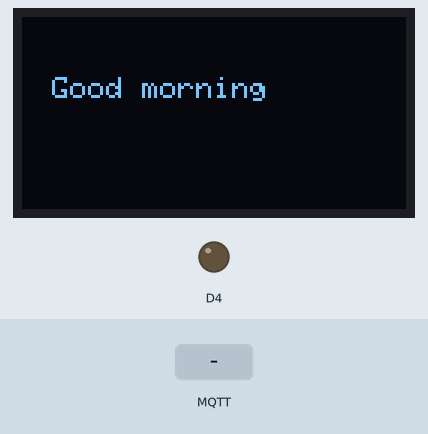
Recording of a sketch running on a simulated ESP8266 (NodeMCU). On the bench: 128×64 one-colour display, output pins drawn as LEDs (lit = HIGH). The inputs (shaded band) are chosen by the test bench. WiFi joins after 1.5 s; servers stay silent unless stated; no MQTT or app messages arrive unless stated; what the sketch prints to the serial monitor is not drawn.

Above: at 2.8 s.
2.9 s: MQTT message "hi" arrives on the first subscribed topic
At 4.0 s:
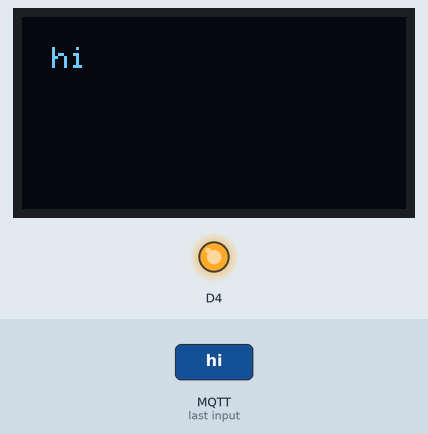
4.4 s: MQTT message "hlo" arrives on the first subscribed topic
At 5.0 s:
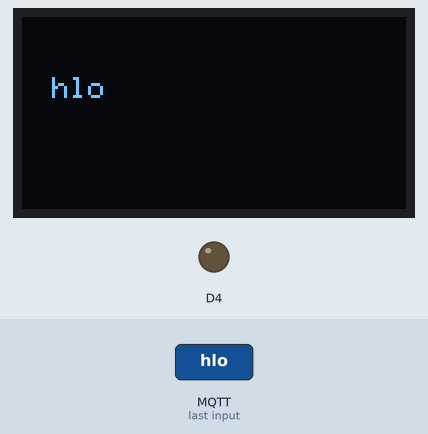
Timing chart, 0 to 7.4 s (numbered marks = the images above; inputs shaded):
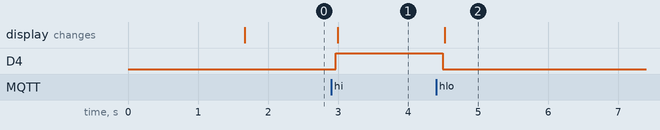

Measured:
- after the input at 2.9 s, D4: LOW → HIGH after 0.07 s; the display: changes after 0.09 s (image 1)
- after the input at 4.4 s, D4: HIGH → LOW after 0.10 s; the display: changes after 0.12 s (image 2)

The sketch:

smart_bill_board_using_ibm_watson.ino
```cpp
#include <ESP8266WiFi.h>
#include <PubSubClient.h>
#include <SPI.h>
#include <Wire.h>
#include <Adafruit_GFX.h>
#include <Adafruit_SSD1306.h>
#define OLED_RESET D5
/* Object named display, of the class Adafruit_SSD1306 */
Adafruit_SSD1306 display(OLED_RESET);

//#if (SSD1306_LCDHEIGHT != 64)
//#error("Height incorrect, please fix Adafruit_SSD1306.h!");
//#endif
const char* ssid = "MLRITM-PLACEMENT";
const char* password = "Mlritm@123";

#define ORG "pea9ef"
#define DEVICE_TYPE "shirisha"
#define DEVICE_ID "shirisha7445"
#define TOKEN "VdSWguuEUAkj6U&qoW"
String command;
char server[] = ORG ".messaging.internetofthings.ibmcloud.com";
char topic[] = "iot-2/cmd/home/fmt/String";
char authMethod[] = "use-token-auth";
char token[] = TOKEN;
char clientId[] = "d:" ORG ":" DEVICE_TYPE ":" DEVICE_ID;
//Serial.println(clientID);

WiFiClient wifiClient;
void callback(char* topic, byte* payload, unsigned int payloadLength);
PubSubClient client(server, 1883, callback, wifiClient);
int state;
void setup()   {
  Serial.begin(9600);
  pinMode (D6,INPUT);
  pinMode (D4,OUTPUT);
  display.begin(SSD1306_SWITCHCAPVCC, 0x3C); /* Initialize display with address 0x3C */
  display.clearDisplay();  /* Clear display */
  display.setTextSize(1);  /* Select font size of text. Increases with size of argument. */
  display.setTextColor(WHITE);  /* Color of text*/
  wifiConnect();
  mqttConnect();
  display.clearDisplay();  /* Clear display */
  drawStr(10, 20, "Good morning");
  display.display();
}

void loop(){
if (!client.loop()) {
    mqttConnect();
  }
delay(100);
}

void wifiConnect() {
  Serial.print("Connecting to "); Serial.print(ssid);
  WiFi.begin(ssid, password);
  while (WiFi.status() != WL_CONNECTED) {
    delay(500);
    Serial.print(".");
  }
  Serial.print("nWiFi connected, IP address: "); Serial.println(WiFi.localIP());
}

void mqttConnect() {
  if (!client.connected()) {
    Serial.print("Reconnecting MQTT client to "); Serial.println(server);
    while (!client.connect(clientId, authMethod, token)) {
      Serial.print(".");
      delay(500);
    }
    initManagedDevice();
    Serial.println();
  }
}
void initManagedDevice() {
  if (client.subscribe(topic)) {
    Serial.println("subscribe to cmd OK");
  } else {
    Serial.println("subscribe to cmd FAILED");
  }
}

void callback(char* topic, byte* payload, unsigned int payloadLength) {
  Serial.print("callback invoked for topic: "); Serial.println(topic);

  for (int i = 0; i < payloadLength; i++) {
    //Serial.println((char)payload[i]);
    command += (char)payload[i];
  }
  //Serial.println(command);

  if (command=="hi")
  {
    digitalWrite (D4,HIGH);
    Serial.println("hi");
  display.clearDisplay();  /* Clear display */
  drawStr(10, 10, "hi");
  display.display();
  }
  if (command=="hlo")
  {
    digitalWrite (D4,LOW);
    Serial.println("hlo");
  display.clearDisplay();  /* Clear display */
  drawStr(10, 20, "hlo");
  display.display();
  }
  command ="";
}
void drawStr(uint8_t x, uint8_t y, char* str){
  display.setCursor(x, y);  /* Set x,y coordinates */
  display.println(str);
}
```
